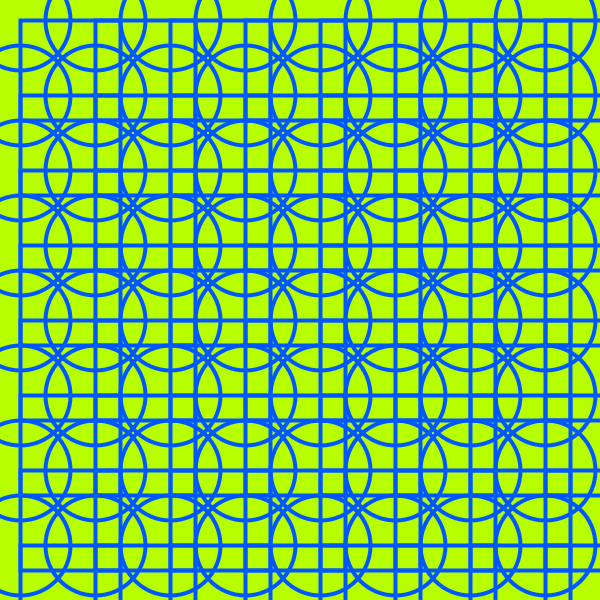
Frame 1 (no input)
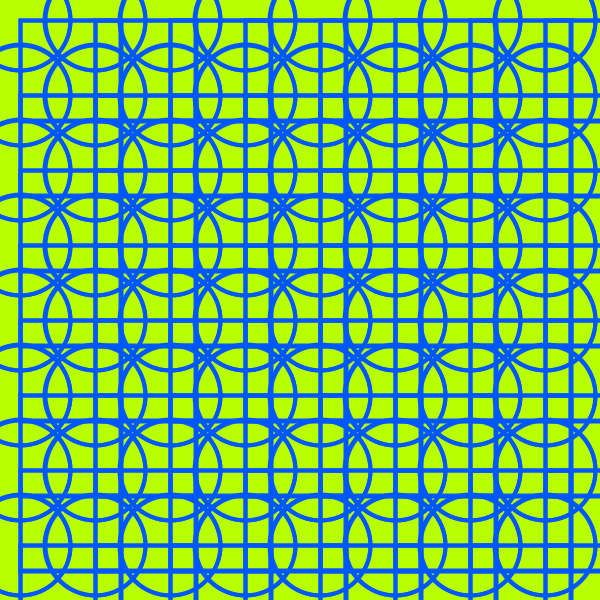
Frame 2 (the mouse pressed at the canvas centre, redrawn once)

The Processing sketch that drew these frames (run headless with seeded random() and noise(); the mouse was pressed at the canvas centre and the sketch redrawn once):

// Processing sketch: processing_144428
// ── processing_144428.pde

// Konkuk University
// Department of Dynamic Media
// SOS iDesign
// Name: KIM sunguk
// ID: 201420068 KIM sunguk

float xW = 100;
float direction = 1;
  
void setup(){
  size(600,600);
  background(#B6FF00);
noLoop();
}
  
void draw(){
  noStroke();
  fill(#D8FF00,10);
  rect(0,0,width,height);
    

  for (int i = 20; i < width-0; i = i + 75) {
    for (int j = 20; j < height-0; j = j + 75) {
      stroke(#0057FF);
      strokeWeight(4);
      noFill();
      rect(i,j,xW,xW);
      ellipse(i,j,xW,xW);
     }
  }

   
  xW = xW + direction;
    
  if (xW > 140){
      direction = direction * -1;
  }
  if (xW <140 ){
      direction = direction * -1;
  }
}
